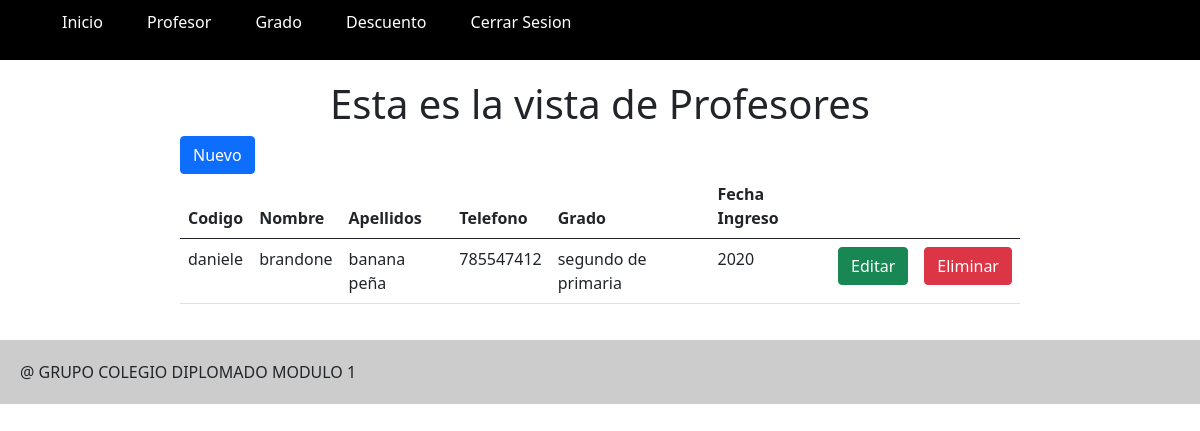
The page /profesor/MostrarListarProfesor (signed in) on the database its author committed.
### tables this page shows
CREATE TABLE `profesor` (
  `id` int(11) NOT NULL,
  `cod_profesor` varchar(20) NOT NULL,
  `password_user` varchar(50) NOT NULL,
  `fecha_ingreso` varchar(20) NOT NULL,
  `sueldo` float NOT NULL,
  `profesion` varchar(50) NOT NULL,
  `grado_id` int(11) NOT NULL,
  `persona_id` int(11) NOT NULL,
  `director_id` int(11) NOT NULL
);

### libs/view.php (called while the page is built, shortened)
<?php
class View{
    function render($nombre){
        require 'Views/'.$nombre.'.php';
    }
}
?>

### Controllers/profesorController.php (called while the page is built, shortened)
<?php
class ProfesorController extends Controller{
    function __construct(){
        $this->view->mensaje = "";
        $this->persona = new Persona() ;
        $this->view->profesores = [];
        $this->view->grados =[];
    }
    public function renderizar($vista){
        $this->view->render('profesor/'.$vista);
    }
    public function MostrarListarProfesor(){
        $director_id =  $this->session->get('id');
        $profesores =$this->model->getProfesores($director_id);
        $profesoresResponse = [];
        foreach ($profesores as $key => $profesor) {
            $persona = $this->persona->mostrar($profesor['persona_id']);
            $apellidos = $persona['apellido_paterno'].' '.$persona['apellido_materno'];
            $gradoModel = new GradoModel();
            $gradoResponse = $gradoModel->getGrado($profesor['grado_id']) ;
            $profesorResponse = [
                'id' => $profesor['id'],
                'persona_id' => $profesor['persona_id'],
                'codigo' => $profesor['cod_profesor'],
                'nombre' => $persona['nombre'],
                'apellidos' => $apellidos,
                'telefono' =>$persona['telefono'],
                'grado' =>$gradoResponse['nombre'],
                'fecha_ingreso' =>$profesor['fecha_ingreso'],
            ];
        array_push($profesoresResponse,$profesorResponse);
        }
        $this->view->profesores = $profesoresResponse;
        $this->renderizar('listarProfesor');
    }
}
?>

### index.php (called while the page is built, shortened)
<?php
require_once 'libs/database.php';
require_once 'libs/session.php';
require_once 'libs/controller.php';
require_once 'libs/view.php';
require_once 'libs/app.php';
$app = new App();

### libs/database.php (called while the page is built)
<?php
class DataBase{
    private $host;
    private $db;
    private $user;
    private $password;
    private $charset;
    public function __construct(){
        $this->host = constant('HOST');
        $this->db = constant('DB');
        $this->user = constant('USER');
        $this->password = constant('PASSWORD');
        $this->charset = constant('CHARSET');
    }
    public function connect(){
        try {
            $connection ="mysql:host=".$this->host . ";dbname=".$this->db . ";charset=". $this->charset;
           $options= [
               PDO::ATTR_ERRMODE            =>PDO::ERRMODE_EXCEPTION,
               PDO::ATTR_EMULATE_PREPARES   =>false,
           ];
            $pdo = new PDO($connection,$this->user,$this->password,$options);
            return $pdo;
          } catch (PDOException $e) {
            print_r('Error connection: '.$e->getMessage());
        }
    }
}
?>

### Models/profesorModel.php (called while the page is built, shortened)
<?php
class ProfesorModel extends Model{
    public function getProfesores($director_id){
        $items = [];
        try {
            $query = $this->db->connect()->prepare('SELECT * FROM profesor where director_id = :director_id');
            $query->execute([
                'director_id' => $director_id,
            ]);
            while ($row = $query->fetch()) {
                $item = [
                 'id' =>$row['id'],
                 'cod_profesor' =>$row['cod_profesor'],
                 'password_user'=>$row['password_user'],
                 'fecha_ingreso'=>$row['fecha_ingreso'],
                 'sueldo'=>$row['sueldo'],
                 'profesion'=>$row['profesion'],
                 'grado_id'=>$row['grado_id'],
                 'persona_id'=>$row['persona_id'],
                ];
                array_push($items,$item);
            }
              return $items;
           } catch (PDOException $e) {
               return [];
           }
    }
}
?>

### libs/controller.php (called while the page is built, shortened)
<?php
class Controller{
    function __construct(){
        $this->session = new Session();
    }
    function loadModel($model){
        $url = 'Models/'.$model.'Model.php';
        if(file_exists($url)){
            $this->model = new $modelName();
        }
    }
}
?>

### libs/session.php (called while the page is built, shortened)
<?php
class Session
{
  public function get($key)
  {
    return !empty($_SESSION[$key]) ? $_SESSION[$key] : null;
  }
}

### Views/profesor/listarProfesor.php (the view, shortened to what this page needs)
    <?php require 'Views/app/header.php' ?>
<div id="main_list" class="main-list">
<h1 class="center">Esta es la vista de Profesores</h1>
<a href="<?php echo constant('URL'); ?>Profesor/verRegistrarProfesor" class="btn btn-primary right" role="button">Nuevo</a>
<table class="table table-hover">
  <thead>
    <tr>
      <th scope="col">Codigo</th>
      <th scope="col">Nombre</th>
      <th scope="col">Apellidos</th>
      <th scope="col">Telefono</th>
      <th scope="col">Grado</th>
      <th scope="col">Fecha Ingreso</th>
      <th scope="col"></th>
      <th scope="col"></th>
    </tr>
  </thead>
  <tbody>
    <tr>
    <?php
       foreach ($this->profesores as $key => $profesor) {
        ?>
        <tr>
        <td><?php echo $profesor['codigo'] ?></td>
        <td><?php echo $profesor['nombre'] ?></td>
        <td><?php echo $profesor['apellidos'] ?></td>
        <td><?php echo $profesor['telefono'] ?></td>
        <td><?php echo $profesor['grado'] ?></td>
        <td><?php echo $profesor['fecha_ingreso'] ?></td>
        <td><a class="btn btn-success" href="<?php echo constant('URL'); ?>/Profesor/verEditarProfesor/<?php echo $profesor['id'] ?>">Editar</a></td>
        <td><a class="btn btn-danger" href="<?php echo constant('URL'); ?>/Profesor/EliminarProfesor/<?php echo $profesor['id'] ?>">Eliminar</a></td>
        </tr>
      <?php } ?>
    </tr>
  </tbody>
</table>
</div>
<?php require 'Views/app/footer.php' ?>

### libs/app.php (shortened to what this page needs)
<?php
class App{
    function __construct(){
        $url = isset($_GET['url']) ? $_GET['url']: null;
        $url = rtrim($url, '/');
        $url = explode('/', $url);
        $this->CargaController($url);
    }
    public function CargaController($url){
        $controllerName = ucfirst($url[0].'Controller');
        $archivoController = 'Controllers/'.$controllerName.'.php';
        $nparam =sizeof($url);
        if(file_exists($archivoController)){
            $controller = new $controllerName;
            $controller->loadModel($url[0]);
            if(isset($url[1])){
                if ($nparam >2) {
                    $param = [];
                    for ($i=2; $i < $nparam ; $i++) {
                       array_push($param, $url[$i]);
                    }
                    $controller->{$url[1]}($param);
                  }else{
                    $controller->{$url[1]}();
                  }
            }else{
                $controller->index();
            }
        }else{
           $controller = new FailController();
        }
    }
}
?>

### Views/app/header.php (shortened to what this page needs)
<!DOCTYPE html>
<html lang="en">
<head>
    <link href="https://cdn.jsdelivr.net/npm/bootstrap@5.0.2/dist/css/bootstrap.min.css" rel="stylesheet">
    <link href="<?php echo constant('URL'); ?>public/css/app.css" rel="stylesheet" type="text/css"/>
</head>
<body>
    <header>
        <div class="header">
        <?php if( $_SESSION['tipo'] =='Director'){?>
            <ul>
                <li><a href="<?php echo constant('URL'); ?>director">Inicio</a></li>
                <li><a href="<?php echo constant('URL'); ?>profesor/MostrarListarProfesor">Profesor</a></li>
                <li><a href="<?php echo constant('URL'); ?>grado">Grado</a></li>
                <li><a href="<?php echo constant('URL'); ?>descuento">Descuento</a></li>
                <li><a href="<?php echo constant('URL'); ?>login/logout">Cerrar Sesion</a></li>
            </ul>
            <?php } ?>
        </div>
    </header>
</body>
</html>

### Views/app/footer.php (shortened to what this page needs)
<footer>
    <div class="footer">
        @ GRUPO COLEGIO DIPLOMADO MODULO 1
    </div>
</footer>

### public/css/app.css (style rules this page uses)
.header { width: 100%; background-color: black; padding: 10px; top : -1; position: sticky; }
.header ul li { list-style: none; display: inline; padding: 10px; }
.header ul li a { color: white; text-decoration: none; padding: 10px; }
.footer { background-color: #ccc; padding: 20px; }
#main, { padding: 20px 0; width: 700px; margin: 0 auto; }
#main_list { padding: 20px 0; width: 70vw; margin: 0 auto; }
.center { text-align: center; }

### rows shown on the page
profesor: cod_profesor "daniele", nombre "brandone", apellidos "banana peña", telefono "785547412", grado "segundo de primaria", fecha_ingreso "2020"
